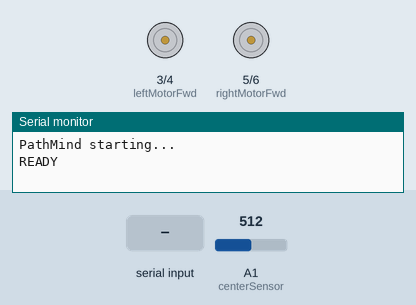
Recording of a sketch running on a simulated Arduino Uno, built with avr-gcc and run on an emulated ATmega328P. Parts: motor-driver pin pairs drawn as motors (green arrow = first pin HIGH = forward, orange = second pin HIGH = backward, longer = more drive), the last lines printed to the serial monitor. The test bench sets the inputs (shaded band); at power-on: A1 (centerSensor) = 512.

Above: at 2.2 s.
2.3 s: "UP\n" received over Serial
At 4.1 s:
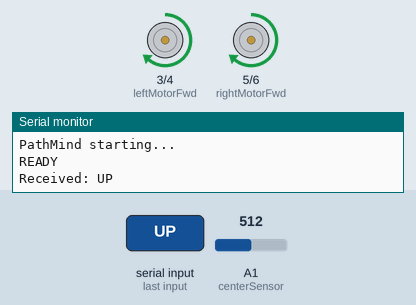
5.3 s: "LEFT\n" received over Serial
At 5.53 s:
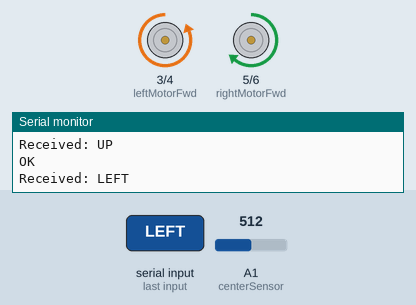
7.2 s: "RIGHT\n" received over Serial
At 7.43 s:
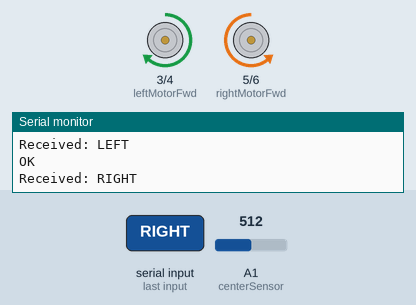
Timing chart, 0 to 10.7 s (numbered marks = the images above; inputs shaded):
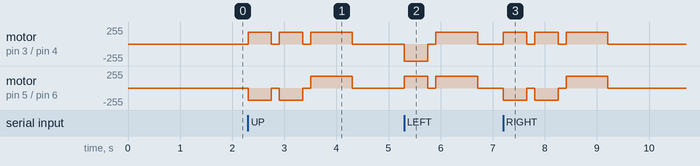

The sketch:

pathmind_robot.ino
```cpp
// === PathMind robot ===
// Receives maze directions (UP / DOWN / LEFT / RIGHT) over serial, one per line,
// and drives one cell per direction. The directions are absolute (UP = toward the
// top row of the maze), so the robot keeps track of which way it is facing and
// turns before driving forward.
//
// Serial commands (9600 baud, newline-terminated):
//   UP, DOWN, LEFT, RIGHT  move one cell  -> replies "OK", or "BLOCKED" if a wall is seen
//   RESET                  robot is back on the start cell facing START_HEADING -> "OK"
//   SENSE                  print raw sensor readings (for calibration) -> "OK"

// === Motor Pins ===
// Note: on an Uno, pin 4 is not PWM, so analogWrite() on it is just on/off
// (on when motorSpeed >= 128). Move it to 9, 10 or 11 if you want speed control.
const int leftMotorFwd = 3;
const int leftMotorBack = 4;
const int rightMotorFwd = 5;
const int rightMotorBack = 6;

// === Sensor Pins ===
const int leftSensor = A0;
const int centerSensor = A1;
const int rightSensor = A2;

// === Movement Settings (calibrate these on your maze) ===
const int motorSpeed = 180;        // 0–255 PWM
const int wallThreshold = 500;     // use SENSE on white and black to pick a value in between
const unsigned long cellTimeMs = 800;  // time to drive forward exactly one cell
const unsigned long turnTimeMs = 450;  // time to spin exactly 90 degrees
const bool checkForWalls = true;   // stop if the center sensor sees black while driving

// === Headings (clockwise order, so turning right = +1) ===
const int HEADING_UP = 0;
const int HEADING_RIGHT = 1;
const int HEADING_DOWN = 2;
const int HEADING_LEFT = 3;

// Which way the robot faces when you place it on the start cell
const int START_HEADING = HEADING_DOWN;
int heading = START_HEADING;

// === Stored Path (optional) ===
// To run without a computer attached: run
//   python send_to_arduino.py --print-array
// paste the result here, and set runStoredPath to true.
const bool runStoredPath = false;
const char* path[] = {"DOWN", "DOWN", "RIGHT", "RIGHT", "DOWN", "DOWN", "RIGHT", "RIGHT"};
const int pathLength = sizeof(path) / sizeof(path[0]);

// === Setup ===
void setup() {
  Serial.begin(9600);
  pinMode(leftMotorFwd, OUTPUT);
  pinMode(leftMotorBack, OUTPUT);
  pinMode(rightMotorFwd, OUTPUT);
  pinMode(rightMotorBack, OUTPUT);
  stopMotors();
  Serial.println("PathMind starting...");
  delay(1000);

  if (runStoredPath) {
    for (int i = 0; i < pathLength; i++) {
      Serial.print("Stored path: ");
      Serial.println(path[i]);
      if (!followDirection(String(path[i]))) {
        Serial.println("BLOCKED");
        break;
      }
    }
    Serial.println("Stored path done");
  }

  Serial.println("READY");
}

// === Wait for commands from send_to_arduino.py ===
void loop() {
  if (Serial.available()) {
    String cmd = Serial.readStringUntil('\n');
    cmd.trim(); // clean newline
    cmd.toUpperCase();
    if (cmd.length() == 0) return;

    Serial.print("Received: ");
    Serial.println(cmd);

    if (cmd == "RESET") {
      heading = START_HEADING;
      Serial.println("OK");
    } else if (cmd == "SENSE") {
      printSensors();
      Serial.println("OK");
    } else if (directionToHeading(cmd) < 0) {
      Serial.println("ERR unknown command");
    } else if (followDirection(cmd)) {
      Serial.println("OK");
    } else {
      Serial.println("BLOCKED");
    }
  }
}

// === Direction Logic ===
int directionToHeading(String dir) {
  if (dir == "UP") return HEADING_UP;
  if (dir == "RIGHT") return HEADING_RIGHT;
  if (dir == "DOWN") return HEADING_DOWN;
  if (dir == "LEFT") return HEADING_LEFT;
  return -1;
}

// Turn to face dir, then drive one cell. Returns false if a wall stopped us.
bool followDirection(String dir) {
  int target = directionToHeading(dir);
  if (target < 0) return false;

  int turns = (target - heading + 4) % 4;  // 0 = straight, 1 = right, 2 = around, 3 = left
  if (turns == 1) {
    turn90(true);
  } else if (turns == 2) {
    turn90(true);
    turn90(true);
  } else if (turns == 3) {
    turn90(false);
  }
  heading = target;

  return driveOneCell();
}

void turn90(bool right) {
  if (right) turnRight();
  else turnLeft();
  delay(turnTimeMs);
  stopMotors();
  delay(150);  // let the robot settle
}

bool driveOneCell() {
  moveForward();
  unsigned long startTime = millis();
  while (millis() - startTime < cellTimeMs) {
    if (checkForWalls && isWallAhead()) {
      stopMotors();
      return false;
    }
    delay(5);
  }
  stopMotors();
  delay(150);
  return true;
}

// === Motor Control ===
void moveForward() {
  stopMotors();
  analogWrite(leftMotorFwd, motorSpeed);
  analogWrite(rightMotorFwd, motorSpeed);
}

void moveBackward() {
  stopMotors();
  analogWrite(leftMotorBack, motorSpeed);
  analogWrite(rightMotorBack, motorSpeed);
}

void turnLeft() {
  stopMotors();
  analogWrite(leftMotorBack, motorSpeed);
  analogWrite(rightMotorFwd, motorSpeed);
}

void turnRight() {
  stopMotors();
  analogWrite(leftMotorFwd, motorSpeed);
  analogWrite(rightMotorBack, motorSpeed);
}

void stopMotors() {
  analogWrite(leftMotorFwd, 0);
  analogWrite(leftMotorBack, 0);
  analogWrite(rightMotorFwd, 0);
  analogWrite(rightMotorBack, 0);
}

// === Sensors ===
// Black tape = wall. With most IR reflectance sensors, black reflects less light.
// If your sensor reads HIGHER on black, flip the < to >.
bool isWallAhead() {
  int centerVal = analogRead(centerSensor);
  return centerVal < wallThreshold;
}

void printSensors() {
  Serial.print("Sensors L/C/R: ");
  Serial.print(analogRead(leftSensor));
  Serial.print(" / ");
  Serial.print(analogRead(centerSensor));
  Serial.print(" / ");
  Serial.println(analogRead(rightSensor));
}
```
